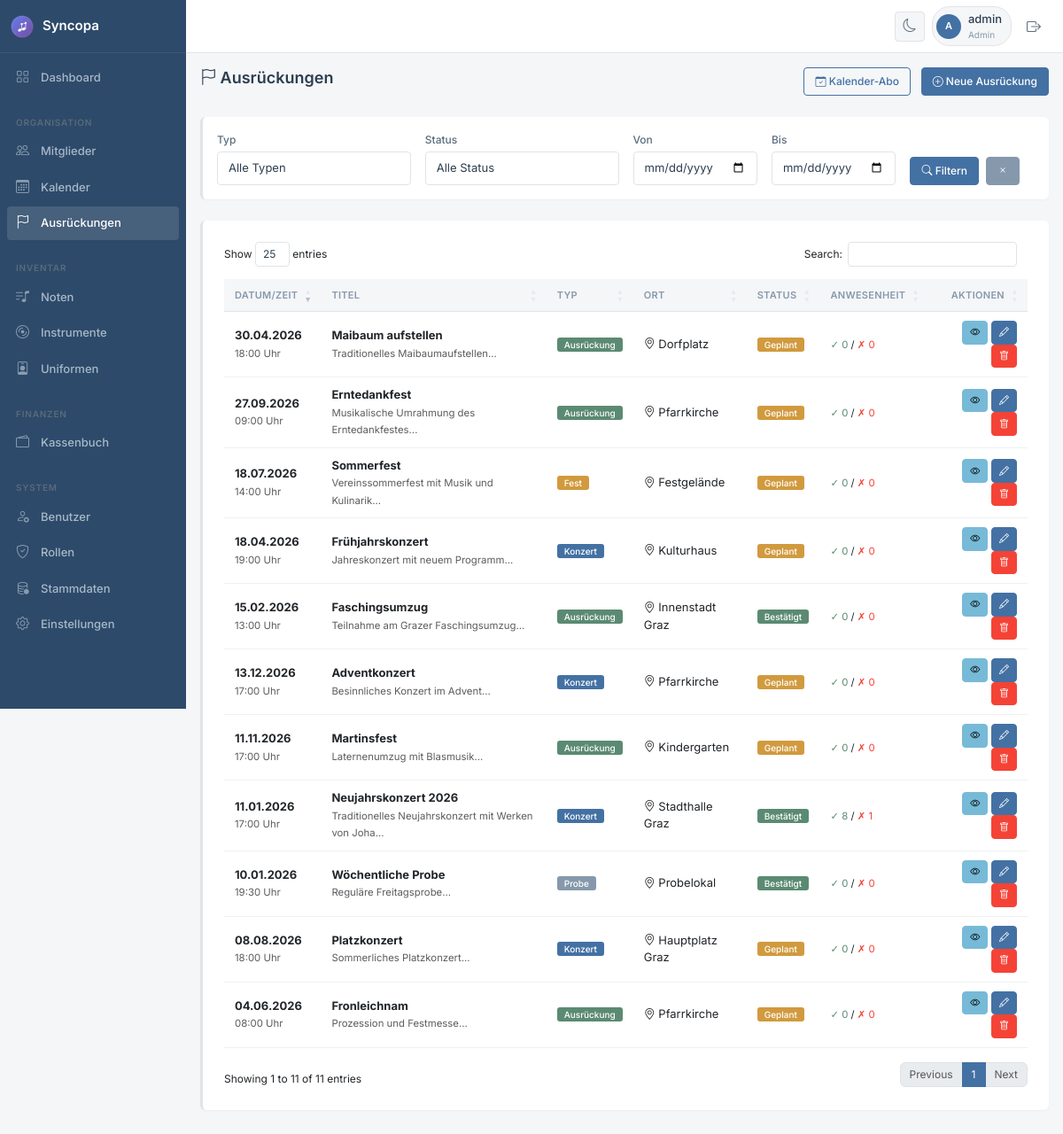
The page /ausrueckungen.php (signed in) on the database as committed earlier.
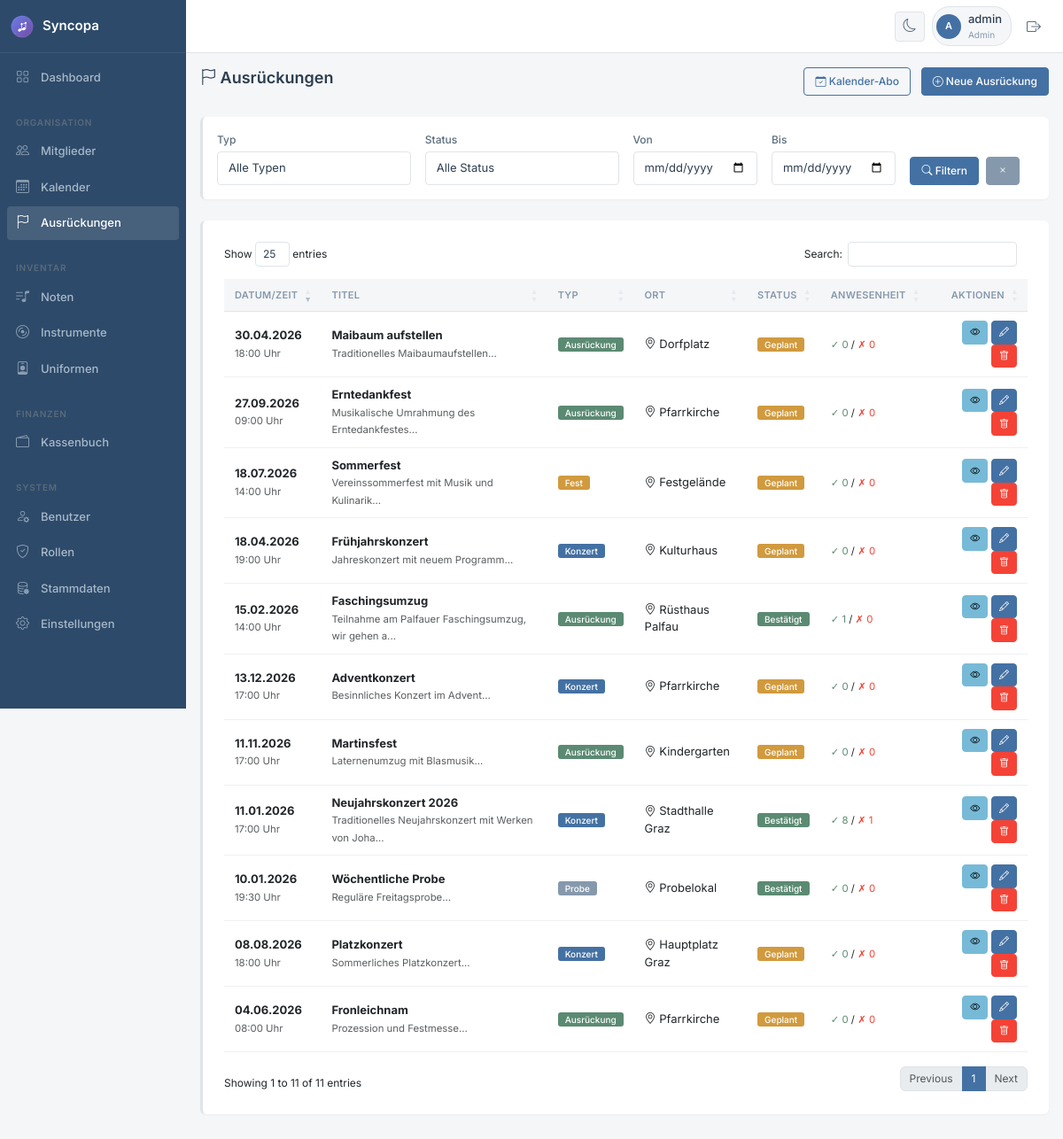
The same page on the database as committed later.
### tables this page shows
CREATE TABLE `ausrueckungen` (
  `id` int(11) NOT NULL,
  `titel` varchar(200) NOT NULL,
  `beschreibung` text DEFAULT NULL,
  `typ` enum('Probe','Konzert','Ausrückung','Fest','Wertung','Sonstiges') NOT NULL,
  `start_datum` datetime NOT NULL,
  `ende_datum` datetime DEFAULT NULL,
  `ganztaegig` tinyint(1) DEFAULT 0,
  `ort` varchar(200) DEFAULT NULL,
  `adresse` varchar(250) DEFAULT NULL,
  `treffpunkt` varchar(200) DEFAULT NULL,
  `treffpunkt_zeit` time DEFAULT NULL,
  `uniform` tinyint(1) DEFAULT 1,
  `notizen` text DEFAULT NULL,
  `google_calendar_id` varchar(255) DEFAULT NULL,
  `status` enum('geplant','bestaetigt','abgesagt') DEFAULT 'geplant',
  `erstellt_von` int(11) DEFAULT NULL,
  `erstellt_am` datetime DEFAULT current_timestamp(),
  `aktualisiert_am` datetime DEFAULT current_timestamp() ON UPDATE current_timestamp()
);

### classes/Database.php (called while the page is built, shortened)
<?php
class Database {
    private static $instance = null;
    private $conn;
    private function __construct() {
        try {
            $dsn = "mysql:host=" . DB_HOST . ";dbname=" . DB_NAME . ";charset=" . DB_CHARSET;
            $options = [
                PDO::ATTR_ERRMODE => PDO::ERRMODE_EXCEPTION,
                PDO::ATTR_DEFAULT_FETCH_MODE => PDO::FETCH_ASSOC,
                PDO::ATTR_EMULATE_PREPARES => false,
            ];
            $this->conn = new PDO($dsn, DB_USER, DB_PASS, $options);
        } catch (PDOException $e) {
            die("Datenbankverbindung fehlgeschlagen: " . $e->getMessage());
        }
    }
    public static function getInstance() {
        if (self::$instance === null) {
            self::$instance = new self();
        }
        return self::$instance;
    }
    public function query($sql, $params = []) {
        try {
            $stmt = $this->conn->prepare($sql);
            $stmt->execute($params);
            return $stmt;
        } catch (PDOException $e) {
            error_log("Datenbankfehler: " . $e->getMessage());
            throw $e;
        }
    }
    public function fetchAll($sql, $params = []) {
        return $this->query($sql, $params)->fetchAll();
    }
    public function fetchOne($sql, $params = []) {
        return $this->query($sql, $params)->fetch();
    }
}

### classes/Ausrueckung.php (called while the page is built, shortened)
<?php
class Ausrueckung {
    private $db;
    public function __construct() {
        $this->db = Database::getInstance();
    }
    public function getAll($filter = []) {
        $where = [];
        $params = [];
        $whereClause = !empty($where) ? 'WHERE ' . implode(' AND ', $where) : '';
        $sql = "SELECT a.*, b.benutzername as erstellt_von_name,
                (SELECT COUNT(*) FROM anwesenheit WHERE ausrueckung_id = a.id AND status = 'zugesagt') as zugesagt,
                (SELECT COUNT(*) FROM anwesenheit WHERE ausrueckung_id = a.id AND status = 'abgesagt') as abgesagt
                FROM ausrueckungen a
                LEFT JOIN benutzer b ON a.erstellt_von = b.id
                {$whereClause}
                ORDER BY a.start_datum DESC";
        return $this->db->fetchAll($sql, $params);
    }
}

### classes/Session.php (called while the page is built, shortened)
<?php
class Session {
    public static function get($key, $default = null) {
        return $_SESSION[$key] ?? $default;
    }
    public static function getRole() {
        return self::get('rolle', 'mitglied');
    }
    public static function checkPermission($modul, $aktion = 'lesen') {
        $rolle = self::getRole();
        $db = Database::getInstance();
        $sql = "SELECT {$aktion} FROM berechtigungen WHERE rolle = ? AND modul = ?";
        $result = $db->fetchOne($sql, [$rolle, $modul]);
        return $result && $result[$aktion] == 1;
    }
}

### ausrueckungen.php (the view, shortened to what the changed rows need)
<?php
$ausrueckung = new Ausrueckung();
$filter = [];
$ausrueckungen = $ausrueckung->getAll($filter);
include 'includes/header.php';
?>
<div class="d-flex justify-content-between align-items-center mb-4">
    <h1 class="h2">
        <i class="bi bi-flag"></i> Ausrückungen
    </h1>
</div>
<div class="card">
    <div class="card-body">
        <div class="table-responsive p-2">
            <table class="table table-hover" id="ausrueckungenTable">
                <thead>
                    <tr>
                        <th>Datum/Zeit</th>
                        <th>Titel</th>
                        <th>Typ</th>
                        <th>Ort</th>
                        <th>Status</th>
                        <th>Anwesenheit</th>
                        <th class="text-end no-print">Aktionen</th>
                    </tr>
                </thead>
                <tbody>
                    <?php foreach ($ausrueckungen as $a): ?>
                    <tr>
                        <td>
                            <strong><?php echo date('d.m.Y', strtotime($a['start_datum'])); ?></strong><br>
                            <small class="text-muted">
                                <?php echo date('H:i', strtotime($a['start_datum'])); ?> Uhr
                            </small>
                        </td>
                        <td>
                            <strong><?php echo htmlspecialchars($a['titel']); ?></strong>
                            <?php if ($a['beschreibung']): ?>
                            <br><small class="text-muted"><?php echo htmlspecialchars(substr($a['beschreibung'], 0, 50)); ?>...</small>
                            <?php endif; ?>
                        </td>
                        <td>
                            <?php
                            $typeColors = [
                                'Probe' => 'secondary',
                                'Konzert' => 'primary',
                                'Ausrückung' => 'success',
                                'Fest' => 'warning',
                                'Wertung' => 'danger',
                                'Sonstiges' => 'info'
                            ];
                            $color = $typeColors[$a['typ']] ?? 'secondary';
                            ?>
                            <span class="badge bg-<?php echo $color; ?>">
                                <?php echo htmlspecialchars($a['typ']); ?>
                            </span>
                        </td>
                        <td>
                            <?php if ($a['ort']): ?>
                                <i class="bi bi-geo-alt"></i> <?php echo htmlspecialchars($a['ort']); ?>
                            <?php else: ?>
                                <span class="text-muted">-</span>
                            <?php endif; ?>
                        </td>
                        <td>
                            <?php
                            $statusColors = [
                                'geplant' => 'warning',
                                'bestaetigt' => 'success',
                                'abgesagt' => 'danger'
                            ];
                            $statusColor = $statusColors[$a['status']] ?? 'secondary';
                            $statusText = [
                                'geplant' => 'Geplant',
                                'bestaetigt' => 'Bestätigt',
                                'abgesagt' => 'Abgesagt'
                            ];
                            ?>
                            <span class="badge bg-<?php echo $statusColor; ?>">
                                <?php echo $statusText[$a['status']]; ?>
                            </span>
                        </td>
                        <td>
                            <small>
                                <span class="text-success">✓ <?php echo $a['zugesagt'] ?? 0; ?></span> /
                                <span class="text-danger">✗ <?php echo $a['abgesagt'] ?? 0; ?></span>
                            </small>
                        </td>
                        <td class="text-end no-print">
                            <div class="table-actions">
                                <a href="ausrueckung_detail.php?id=<?php echo $a['id']; ?>"
                                   class="btn btn-sm btn-info" title="Details">
                                    <i class="bi bi-eye"></i>
                                </a>
                                <?php if (Session::checkPermission('ausrueckungen', 'schreiben')): ?>
                                <a href="ausrueckung_bearbeiten.php?id=<?php echo $a['id']; ?>"
                                   class="btn btn-sm btn-primary" title="Bearbeiten">
                                    <i class="bi bi-pencil"></i>
                                </a>
                                <?php endif; ?>
                                <?php if (Session::checkPermission('ausrueckungen', 'loeschen')): ?>
                                <a href="ausrueckung_loeschen.php?id=<?php echo $a['id']; ?>"
                                   class="btn btn-sm btn-danger" title="Löschen"
                                   onclick="return confirmDelete('Ausrückung wirklich löschen?')">
                                    <i class="bi bi-trash"></i>
                                </a>
                                <?php endif; ?>
                            </div>
                        </td>
                    </tr>
                    <?php endforeach; ?>
                </tbody>
            </table>
        </div>
    </div>
</div>
<?php include 'includes/footer.php'; ?>

Rows that differ between the two databases and show on the page:
changed ausrueckungen "Faschingsumzug": start_datum "13:00" → "14:00"; beschreibung "Teilnahme am Grazer Faschingsumzug" → "Teilnahme am Palfauer Faschingsumzug, wir gehen a"; ort "Innenstadt Graz" → "Rüsthaus Palfau"; zugesagt "0" → "1"
